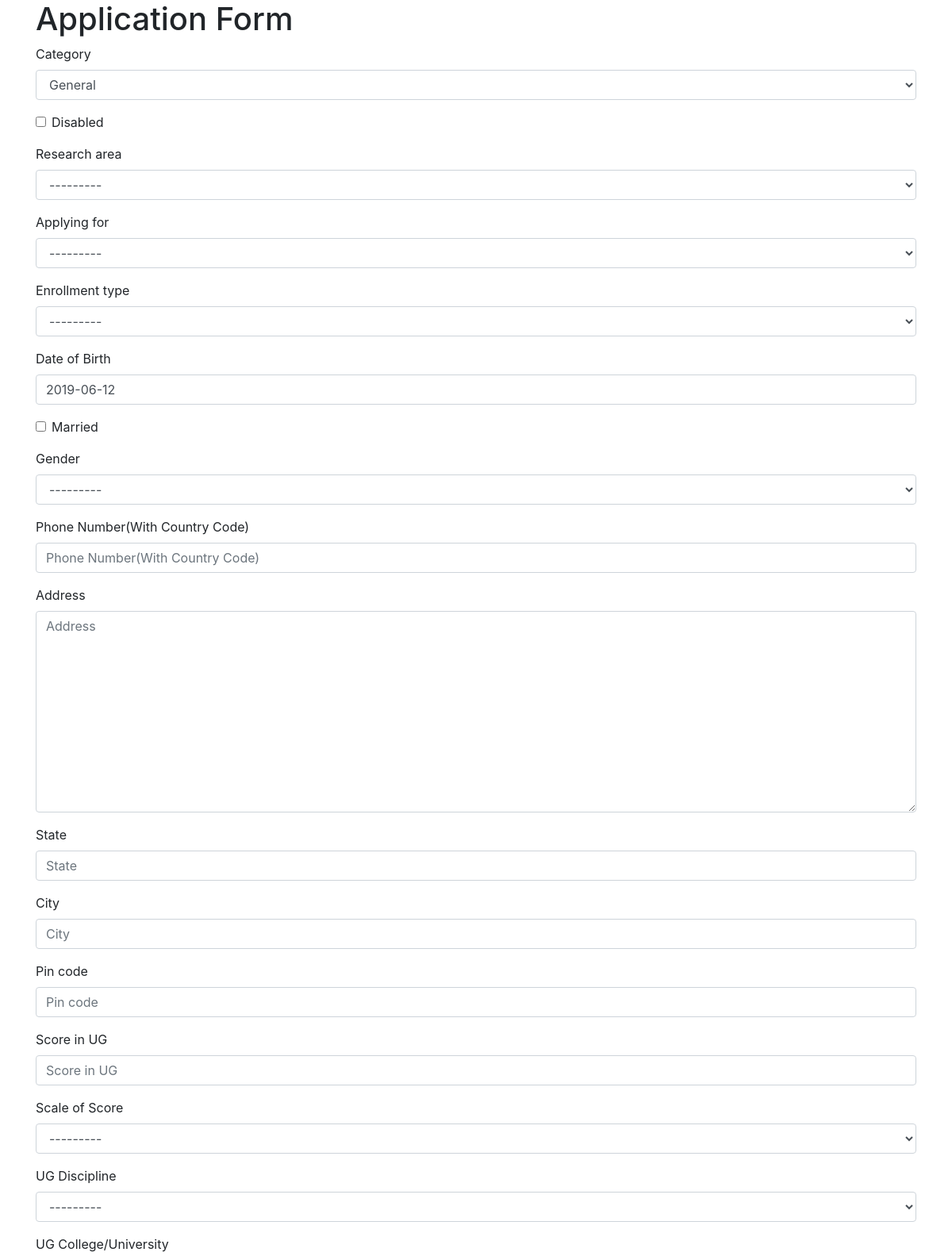
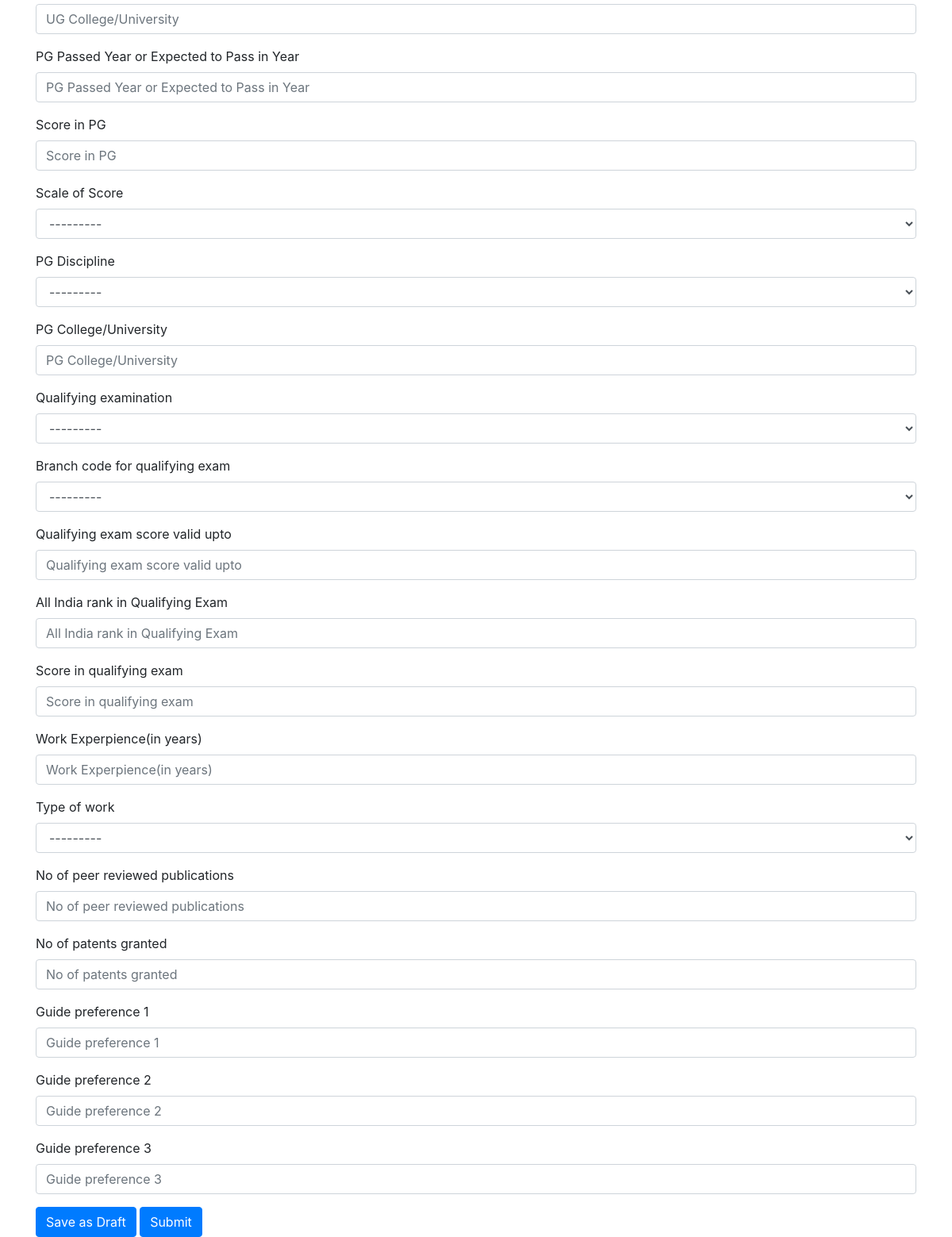
The app's page /accounts/update/1/ (signed in) with its own data (2 pictures, top to bottom).
### phdfellows/models.py (models this page shows, shortened)
class Application(models.Model):
    user = models.ForeignKey(User,on_delete=models.DO_NOTHING)
    category_choices = [
        ('SC','SC'),
        ('OBC','OBC'),
        ('ST','ST'),
        ('EWS','EWS'),
        ('General','General'),
    ]
    category = models.CharField(choices=category_choices, default='General',max_length=10)
    having_disability = models.BooleanField("Disabled",default=False)
    research_area_choices = [
        ('Machine Learning','Machine Learning'),
        ('Cloud Computing','Cloud Computing'),
        ('Airtifial Intelligence','Airtifial Intelligence'),
        ('Software Development','Software Development'),
        ('Cryptography','Cryptography'),
    ]
    research_area = models.CharField(choices=research_area_choices,max_length=50)
    applying_for_list = [
        ('PhD','PhD'),
        ('MS','MS'),
    ]
    applying_for = models.CharField(choices=applying_for_list,max_length=5)
    enrollment_type_list = [
        ('Full time','Full time'),
        ('Part time','Part time'),
    ]
    enrollment_type = models.CharField(choices=enrollment_type_list,max_length=50)
    first_name = models.CharField(max_length=200)
    last_name = models.CharField(max_length=200)
    email = models.EmailField(max_length=200)
    date_of_birth = models.DateField(_("Date of Birth"),null=True)
    married = models.BooleanField(default=False)
    gender_list = [
        ('Male','Male'),
        ('Female','Female'),
        ('Other','Other'),
    ]
    gender = models.CharField(choices=gender_list,max_length=20)
    phone_no = models.CharField("Phone Number(With Country Code)",max_length=13)
    address = models.TextField()
    state = models.CharField(max_length=40)
    city = models.CharField(max_length=50)
    pin_code = models.CharField(validators=[RegexValidator(regex='^.{6}$',message='Length has to be 6', code='nomatch')],max_length=6)
    score_in_ug = models.FloatField("Score in UG",default=None ,null=True)
    scale_score_list = [
        ('0-5 CGPA','0-5 CGPA',),
        ('0-10 CGPA','0-10 CGPA',),
        ('0-100%','0-100%',),
    ]
    scale_of_score_ug = models.CharField("Scale of Score",choices=scale_score_list,max_length=20)
    ug_discipline_list = [
        ('CSE','CSE'),
        ('EE','EE'),
        ('ME','ME'),
        ('ECE','ECE'),
        ('CE','CE'),
    ]
    ug_discipline = models.CharField("UG Discipline",choices=ug_discipline_list,max_length=20)
    ug_college_or_university = models.CharField('UG College/University',max_length=200)
    pg_passed_or_expected_to_pass_in_year = models.IntegerField("PG Passed Year or Expected to Pass in Year",validators=[RegexValidator(regex='^.{4}$',message='Length has to be 4',code='nomatch')],default=None ,null=True)
    score_in_pg = models.FloatField("Score in PG", default=None ,null=True)
    scale_of_score_pg = models.CharField("Scale of Score",choices=scale_score_list, max_length=20)
    pg_discipline = models.CharField("PG Discipline",choices=ug_discipline_list,max_length=50)
    pg_college_or_university = models.CharField('PG College/University', max_length=200)
    qualifying_examination_list = [
        ("GATE","GATE"),
        ("NET","NET"),
    ]
    qualifying_examination = models.CharField(choices=qualifying_examination_list,max_length=20)
    branch_code_for_qualifying_exam = models.CharField(choices=ug_discipline_list, max_length=10)
    qualifying_exam_score_valid_upto = models.IntegerField(validators=[RegexValidator(regex='^.{4}$',message='Length has to be 4', code='nomatch')],default=None ,null=True)
    all_india_rank_in_qualifying_exam = models.IntegerField("All India rank in Qualifying Exam",default=None ,null=True)
    score_in_qualifying_exam = models.FloatField(default=None ,null=True)
    work_experience_in_year = models.CharField("Work Experpience(in years)",max_length=3)
    type_of_work_list = [
        ('Teaching','Teaching'),
        ('IT Industry','IT Industry'),
        ('Research Organisation','Research Organisation'),
        ('Other','Other'),
    ]
    type_of_work = models.CharField(choices=type_of_work_list,max_length=50)
    no_of_peer_reviewed_publications = models.IntegerField(default=None ,null=True)
    no_of_patents_granted = models.IntegerField(default=None ,null=True)
    guide_preference_1 = models.CharField(max_length=200)
    guide_preference_2 = models.CharField(max_length=200)
    guide_preference_3 = models.CharField(max_length=200)
    status_list = [
        ('Draft','Draft'),
        ('Submitted','Submitted'),
        ('Shortlisted for Test','Shortlisted for Test'),
        ('Shortlisted for Interview','Shortlisted for Interview'),
        ('Selected','Selected'),
        ('Rejected','Rejected'),
    ]
    current_status = models.CharField(default='Draft',choices=status_list,max_length=30)
    previous_status = models.CharField(max_length=30)
    submitted_at = models.DateField(auto_now=True)
    application_no = models.IntegerField(unique=True,default=None ,null=True)

### phdfellows/views.py (the view, shortened to what this page needs)
# urls.py: url(r'update/(?P<pk>\d+)/$',views.ApplicationUpdateView.as_view(),name = 'update'),
class ApplicationUpdateView(LoginRequiredMixin, UpdateView):
    login_url = '/login'
    model = Application
    form_class = ApplicationForm
    success_url = reverse_lazy('phdfellows:home')
    template_name = 'phdfellows/application.html'

### phdfellows/forms.py (shortened to what this page needs)
class ApplicationForm(forms.ModelForm):
    class Meta():
        model = Application
        exclude = ('submitted_at','current_status','previous_status','user','application_no','first_name','last_name','email')
        widgets = {'date_of_birth': DatePickerInput(format='%d/%m/%Y')}
    def __init__(self, *args, **kwargs):
        super(ApplicationForm, self).__init__(*args, **kwargs)
        for field in self.fields:
            self.fields[field].required = False
            self.fields[field].null = True

### phdfellows/templates/phdfellows/application.html (shortened to what this page needs)
{% extends 'base.html' %}
{% load bootstrap4 %}
{% block body %}
{% bootstrap_css %}
<div class="container">
  <h1>Application Form</h1>
  <form method = "POST">
    {% bootstrap_form form %}
    <input type="submit" name='save_as_draft' class="btn btn-primary" value="Save as Draft">
    <input type="submit" name='submit_application' class="btn btn-primary" value="Submit">
  </form>
</div>
{% endblock %}

### records on screen
Application: category "General", research_area "---------", applying_for "---------", enrollment_type "---------", date_of_birth "2019-06-12", gender "---------", scale_of_score_ug "---------", ug_discipline "---------", scale_of_score_pg "---------", pg_discipline "---------", qualifying_examination "---------", branch_code_for_qualifying_exam "---------", type_of_work "---------"
